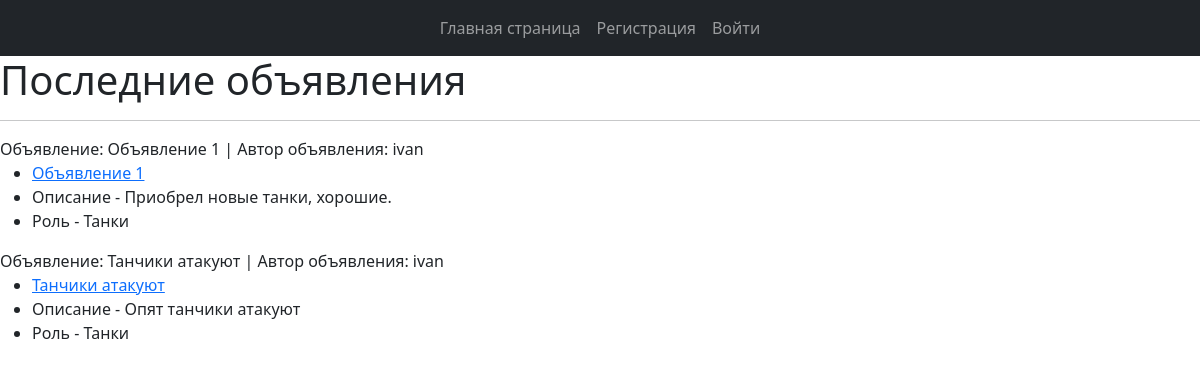
The page / on the database its author committed.
### usersapp/models.py (models this page shows)
class Post(models.Model):
    title = models.CharField(max_length=150)
    author = models.ForeignKey(to=User, on_delete=models.CASCADE)
    category = models.ForeignKey(to=Category, on_delete=models.CASCADE)
    description = models.TextField()
    created = models.DateTimeField(auto_now_add=True)
    updated = models.DateTimeField(auto_now=True)
    file_add = models.FileField(null=True, blank=True, upload_to="add_files")
    def __str__(self) -> str:
        return f"Объявление: {self.title} | Автор объявления: {self.author}"

class User(AbstractUser):
    image = models.ImageField(upload_to="users_images", blank=True, null=True)
    is_verified_email = models.BooleanField(default=False)
    email = models.EmailField(unique=True, blank=False)

class Category(models.Model):
    name = models.CharField(max_length=56, unique=True)
    def __str__(self) -> str:
        return self.name

### usersapp/views.py (the view)
# urls.py: path('', IndexView.as_view(), name='index'),
class IndexView(TemplateView):
    template_name = "usersapp/index.html"
    def get_context_data(self, **kwargs):
        context = super().get_context_data(**kwargs)
        context["posts"] = Post.objects.all()
        context["title"] = "Главная страница"
        return context

### usersapp/templates/usersapp/index.html (shortened to what this page needs)
{% extends 'usersapp/base.html' %}
{% load static %}
{% block content %}
    {% if posts %}
    <h1>Последние объявления</h1>
    <hr>
    {% for post in posts %}
    <div>{{ post }}
        <ul>
            <li><a href="{% url 'usersapp:post' post.id %}">{{ post.title }}</a></li>
            <li>Описание - {{ post.description }}</li>
            <li>Роль - {{ post.category }}</li>
        </ul>
    </div>
    {% endfor %}
    {% else %}
    <h1>Объявлений нет</h1>
    {% endif %}
{% endblock %}

### rows shown on the page
Post: title+author "Объявление: Объявление 1 | Автор объявления: ivan", title "Объявление 1", description "Приобрел новые танки, хорошие.", category "Танки"
Post: title+author "Объявление: Танчики атакуют | Автор объявления: ivan", title "Танчики атакуют", description "Опят танчики атакуют", category "Танки"
